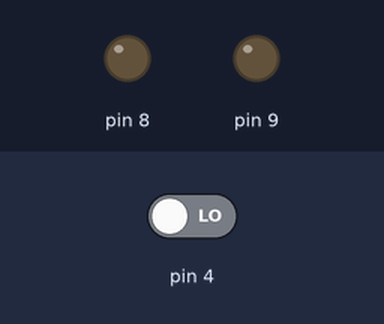
The sketch below on a simulated Arduino Uno, built with avr-gcc and run on an emulated ATmega328P. Shown: output pins drawn as LEDs (lit = HIGH). Dashed ring = blinking. Inputs (shaded band) come from the test bench; at power-on: pin 4 LOW.

Above: at 1.2 s.
1.3 s: pin 4 driven HIGH
At 1.57 s:
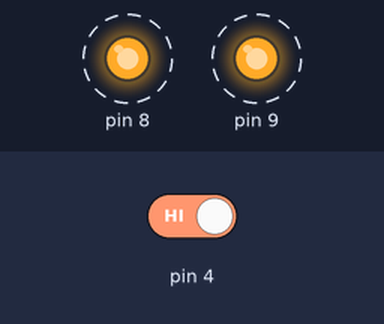
4.3 s: pin 4 driven LOW
At 4.3 s:
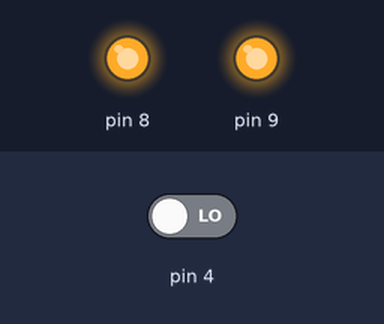
Timing chart, 0 to 7.3 s (numbered marks = the images above; inputs shaded):
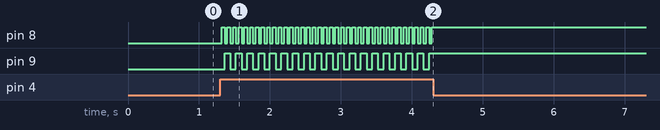

The sketch:

sketch_apr29a.ino
```cpp
int estado=0;
int estadoAnterior=0;
int salida=0;
boolean estadoLED;
boolean estadoLED1;
void setup()
{
  pinMode(4,INPUT);
  pinMode(8,OUTPUT);
  pinMode(9,OUTPUT);
}

void loop(){
   estado=digitalRead(4);
   estadoLED=digitalRead(8);
   estadoLED1=digitalRead(9);
   if(estado==1){
    salida=1-salida;
    delay(20);
   }
   if(salida==1)
   {
      digitalWrite(8,HIGH);
      digitalWrite(9,LOW);
    if((estado==1)&&(estadoLED==1)&&(estadoLED1==0))
    {
      digitalWrite(8,LOW);
      digitalWrite(9,HIGH);
    }
    if((estado==1)&&(estadoLED1==1)&&(estadoLED==0))
    {
      digitalWrite(8,HIGH);
      digitalWrite(9,HIGH);
    }
    if((estado==1)&&(estadoLED1==1)&&(estadoLED==1))
    {
      digitalWrite(8,LOW);
      digitalWrite(9,LOW);
    }
   }
}
```

Measured:
- after the input at 1.3 s, pin 8: alternates HIGH for 0.04 s and LOW for 0.04 s, starting at once; pin 9: alternates HIGH for 0.08 s and LOW for 0.08 s, starting after 0.06 s
- after the input at 4.3 s, pin 8, pin 9: stops changing and stays HIGH
